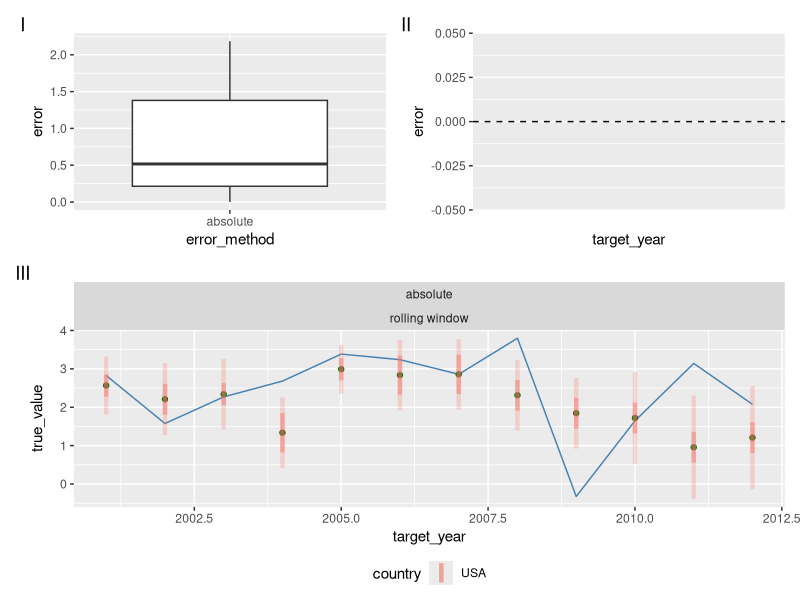

Reproduce this figure in R.

library(here)
library(data.table)
library(ggplot2)

library(patchwork)

.d <- `[`

qufcs <- data.table::fread(here("quantile_forecasts", "quantile_forecasts.csv"))
scores <- data.table::fread(here("quantile_forecasts", "ci_scores.csv"))

mydat <- qufcs |> .d(source == "IMF" & country == "USA" & horizon == 1.0 & quantile %in% c(0.1, 0.25, 0.75, 0.9)) |> .d(target == "pcpi_pch") |>
.d(method %in% c("rolling window", "leave-one-out"))


pldat <- mydat |>
  .d(method %in% c("rolling window")) |>
  .d(,.(country, target, horizon, quantile,prediction, target_year, error_method, method)) |>
  .d(, quantile := paste0("quant", quantile)) |>
  data.table::dcast(country + target + horizon + target_year + error_method + method~ quantile,
                    value.var = "prediction")


pldat0 <- mydat |>
  .d(quantile == 0.25) |>
  .d(error_method == "directional" & method == "leave-one-out")

qu_lvls <- list(
  c(0.1, 0.9, 0.25),
  c(0.25, 0.75, 0.5)
)

plot1 <- ggplot() +
  geom_line(aes(x = target_year, y = true_value), data = mydat |> .d(quantile == 0.25), color = "steelblue") +
  geom_point(aes(x = target_year, y = imf_pp), data = mydat |> .d(quantile == 0.25), color = "darkgreen") +
  lapply(qu_lvls, function(qupr){
    geom_linerange(
      aes(x = target_year,
          ymin = get(paste0("quant", qupr[1])),
          ymax = get(paste0("quant", qupr[2])),
          color = country),
      data = pldat,
      lwd = 1.5, alpha = qupr[3], show.legend = TRUE)
  }) +
  facet_wrap(~error_method + method)


transdat <- mydat |>
  .d(,error := ifelse(error_method == "absolute", abs(error), error))

plot2 <- ggplot() +
  geom_boxplot(aes(x = error_method, y = error), data = transdat)

plot0 <- ggplot() +
  geom_line(aes(x = target_year, y = error), data = pldat0) +
  geom_hline(aes(yintercept =0), linetype = "dashed")

ovrplt <-
  (plot2 + plot0) /
  (plot1) +
  plot_layout(guides = "collect",
              heights = c(1, 1)) &
  plot_annotation(tag_levels = 'I')  &
  theme(legend.position = 'bottom',
        legend.box="vertical", legend.margin=margin())

ovrplt



fildat <- scores |>
  copy() |>
  .d(model == "IMF") |>
  .d(error_method == "directional") |>
  .d(method %in% c("rolling window", "leave-one-out")) |>
  .d(,.(method, country, target, horizon, coverage_50, coverage_80)) |>
  dcast(country + target + horizon ~ method, value.var = c("coverage_50", "coverage_80")) |>
  setnames(c("coverage_50_leave-one-out", "coverage_80_leave-one-out", "coverage_50_rolling window", "coverage_80_rolling window"), c("c50loo", "c80loo", "c50rw", "c80rw")) |>
  .d(, val1 := c50loo - c50rw) |>
  .d(, val2 := c80loo - c80rw) |>
  .d(val1 == max(val1) | val2 == max(val2))




